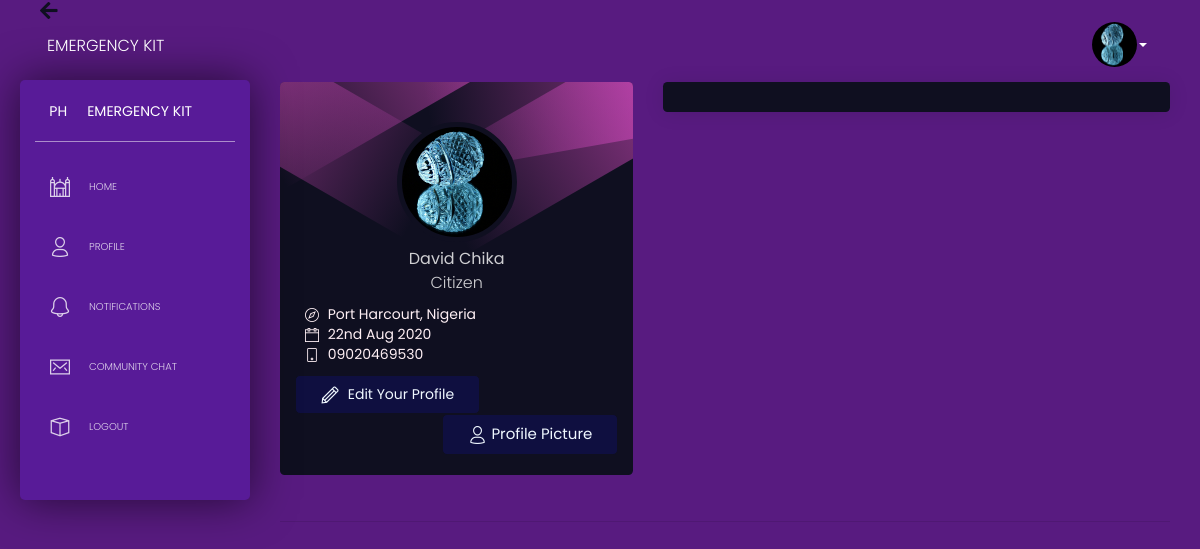
The app's page /profile (signed in) with its own data.
### app/models.py (models this page shows, shortened)
class User(UserMixin, db.Model):
	id = db.Column(db.Integer, primary_key=True, unique=True)
	name = db.Column(db.String(), nullable=False)
	number = db.Column(db.Integer(), nullable=False)
	gender = db.Column(db.String(), nullable=False)
	password = db.Column(db.String(), nullable=False)
	profile_image = db.Column(db.String(), nullable=False, default="default.jpg")
	user_type = db.Column(db.String(), nullable=False, default="citizen")
	location = db.Column(db.String(), nullable=True)
	date_joined = db.Column(db.DateTime(), nullable=False, default=datetime.utcnow)
	account_pend = db.Column(db.Boolean(), nullable=True)
	date_pended = db.Column(db.DateTime(), nullable=True)
	incidence = db.relationship("Incidence", backref="author", lazy=True)
	safe = db.relationship("Safe", backref="marker", lazy=True)
	liked = db.relationship('Like', foreign_keys=[Like.liker_id],\
		backref=db.backref('liker', lazy='joined'), lazy='dynamic',\
		cascade='all, delete-orphan')
	messages_sent = db.relationship('Message', foreign_keys='Message.sender_id',\
		backref='author', lazy='dynamic')
	messages_received = db.relationship('Message', foreign_keys='Message.recipient_id',\
		backref='recipient', lazy='dynamic')
	last_message_read_time = db.Column(db.DateTime)
	notify_carrier = db.relationship('Notifications', foreign_keys='Notifications.carrier_id',\
		backref='n_carrier', lazy='dynamic')
	notify_reciever = db.relationship('Notifications', foreign_keys='Notifications.reciever_id',\
		backref='n_reciever', lazy='dynamic')

### app/routes/user.py (the view)
@app.route('/profile')
def profile():
	if current_user.is_authenticated:
		return render_template('user/profile.html')
	else:
		return redirect(url_for('login'))

### app/models.py (called while the page is built)
@login_manager.user_loader
def load_user(id):
	return User.query.get(int(id))

### app/templates/user/profile.html (shortened to what this page needs)
{% extends 'base.html' %}
{% block body_content %}
      <div class="content" id="content_body">
        <div class="row">
          <div class="col-md-5">
            <div class="card card-user profile_card">
              <div class="card-body">
                <p class="card-text">
                  <div class="author">
                    <div class="block block-one"></div>
                    <div class="block block-two"></div>
                    <div class="block block-three"></div>
                    <div class="block block-four"></div>
                    <div class="full_profile_image_body d-flex justify-content-center">
                      <div style="background-image: url('/static/img/{{current_user.profile_image}}');" class="ratio upper-img-responsive img-circle user_profile_picture" id="profile_picture_div" data-toggle="modal" data-target="#exampleModal"></div>
                    </div>
                    <h5 class="username">{{current_user.name}}</h5>
                    <p class="description">
                      {{current_user.user_type.title()}}
                    </p>
                  </div>
                </p>
                <div class="card-description bio_div">
                  <div id="profile_locations">
                    {% if current_user.location == None or current_user.location == "" %}
                    {% else %}
                      <p class="profile_location"><i class="tim-icons icon-compass-05"></i> {{current_user.location}}</p>
                    {% endif %}
                    <p class="profile_location"><i class="tim-icons icon-calendar-60"></i> {{current_user.date_joined.strftime('%dnd %b %Y')}}</p>
                    <p class="profile_location"><i class="tim-icons icon-mobile"></i> 0{{current_user.number}}</p>
                  </div>
                </div>
              </div>
              <div class="card-footer">
                <div class="button-container">
                  <button class="float-left msg_btn to_editprofile"> <i class="tim-icons icon-pencil"></i> <span class="btns_txt">Edit Your Profile</span></button>
                  <label for="image" class="float-right profile_pic_btn"> <i class="tim-icons icon-single-02"></i><span class="btns_txt">Profile Picture</span></label>
                </div>
              </div>
            </div>
          </div>
          <div class="col-md-7">
            <div class="card" style="background: #0f0f20;">
              <div class="card-body">
              </div>
            </div>
          </div>
        </div>
        <hr>
      </div>
{% endblock %}

### app/templates/base.html (shortened to what this page needs)
<!DOCTYPE html>
<html lang="en">
<head>
  <link href="https://use.fontawesome.com/releases/v5.0.6/css/all.css" rel="stylesheet">
  <link href="/static/assets/css/nucleo-icons.css" rel="stylesheet" />
  <link href="/static/assets/css/black-dashboard.css?v=1.0.0" rel="stylesheet" />
  <link rel="stylesheet" type="text/css" href="/static/css/style.css">
</head>
{% block body %}
<body class="" id="body">
  <div class="wrapper">
    <div class="sidebar position-fixed" style="background: #581b98; height: 420px !important;" id="sidebar_body">
      <div class="sidebar-wrapper">
        <div class="logo">
          <a href="javascript:void(0)" class="simple-text logo-mini">
            PH
          </a>
          <a href="javascript:void(0)" class="simple-text logo-normal">
            Emergency Kit
          </a>
        </div>
        <ul class="nav">
          <li>
            <a href="{{url_for('home')}}" class="">
              <i class="tim-icons icon-istanbul"></i>
              <p>Home</p>
            </a>
          </li>
          <li>
            <a href="{{url_for('profile')}}" class="">
              <i class="tim-icons icon-single-02"></i>
              <p>Profile</p>
            </a>
          </li>
          <li>
            <a href="{{url_for('alerts')}}" class="">
              <i class="tim-icons icon-bell-55"></i>
              <p>Notifications</p>
            </a>
          </li>
          <li>
            <a href="{{url_for('single_message')}}" class="">
              <i class="tim-icons icon-email-85"></i>
              <p>Community Chat</p>
            </a>
          </li>
          <li>
            <a href="{{url_for('logout')}}" class="">
              <i class="tim-icons icon-app"></i>
              <p>Logout</p>
            </a>
          </li>
        </ul>
      </div>
    </div>
    <div class="main-panel">
      <br>
      <div id="back_button">
        <i class="fa fa-arrow-left" id="back_arrow"></i>
      </div>
      <nav class="navbar navbar-expand-lg navbar-absolute navbar-transparent" id="navbar">
        <div class="container-fluid">
          <div class="navbar-wrapper">
            <a class="navbar-brand" href="javascript:void(0)">Emergency Kit</a>
          </div>
          <div class="collapse navbar-collapse" id="navigation">
            <ul class="navbar-nav ml-auto">
              <li class="dropdown nav-item">
                <a href="#" class="dropdown-toggle nav-link" data-toggle="dropdown">
                  <img src="/static/img/{{current_user.profile_image}}" class="current_user_img">
                  <b class="caret d-none d-lg-block d-xl-block"></b>
                </a>
              </li>
            </ul>
          </div>
        </div>
      </nav>
      {% block body_content %}
      {% endblock %}
    </div>
  </div>
</body>
{% endblock %}
</html>

### app/static/css/style.css (style rules this page uses)
.sidebar { height: 640px !important; }

### app/templates/user/profile.html (style rules this page uses)
.profile_card { background: #0f0f20; box-shadow: none; }
.bio_div { margin-top: 6px !important; margin-bottom: -25px !important; }
.msg_btn { box-shadow: none !important; background: #0f0f40 !important; outline: 0px !important; padding: 8px 25px; border-radius: 5px; border: 1px solid #0f0f20 !important; transition: 0.2s linear !important; transition-delay: 0.2s !important; color: aliceblue; }
#profile_locations { margin-left: 10px; }
#profile_locations i { margin-right: 5px; }
#profile_locations p { font-weight: 400; color: lavenderblush; margin-top: -6px; }
.msg_btn i { font-size: 18px; margin-right: 5px; }
.upper-img-responsive { vertical-align: middle !important; background-size: cover !important; background-position: center center !important; display: block; }
.user_profile_picture { border-radius: 50%; background-position: center center !important; vertical-align: middle !important; background-color: black !important; background-repeat: no-repeat !important; width: 120px; height: 120px; position: relative; border: 5px solid #0f0f20; cursor: pointer; }
.username { margin-top: 6px; margin-bottom: 1px; font-size: 16px; }
.profile_pic_btn { box-shadow: none !important; background: #0f0f40 !important; outline: 0px !important; padding: 8px 25px; border-radius: 5px; border: 1px solid #0f0f20 !important; transition: 0.2s linear !important; transition-delay: 0.2s !important; color: aliceblue !important; cursor: pointer; font-size: 15px !important; }
.profile_pic_btn i { font-size: 18px; margin-right: 5px; }

### app/templates/base.html (style rules this page uses)
.current_user_img { width: 45px; height: 45px; border-radius: 50%; position: relative !important; vertical-align: middle !important; display: block !important; }
.main-panel { background: #581b80; user-select: none; -webkit-user-select: none; -moz-user-select: none; margin-top: -22px; }
.content { background: #581b80; user-select: none; -webkit-user-select: none; -moz-user-select: none; }
#back_button { cursor: pointer !important; margin-bottom: -20px; }
#back_button i { color: #0f0f20 !important; font-weight: bold; font-size: 20px; cursor: pointer !important; margin-left: 40px; }

### records on screen
User: profile_image (picture), name "David Chika", user_type "Citizen", location "Port Harcourt, Nigeria", date_joined "22nd Aug 2020", number "9020469530"
